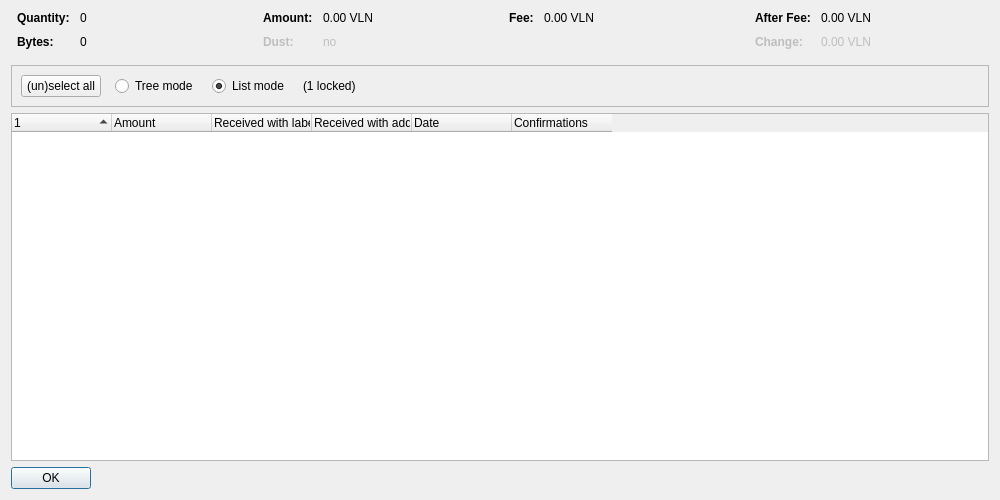
<?xml version="1.0" encoding="UTF-8"?>
<ui version="4.0">
 <class>CoinControlDialog</class>
 <widget class="QDialog" name="CoinControlDialog">
  <property name="geometry">
   <rect>
    <x>0</x>
    <y>0</y>
    <width>1000</width>
    <height>500</height>
   </rect>
  </property>
  <property name="windowTitle">
   <string>Coin Selection</string>
  </property>
  <layout class="QVBoxLayout" name="verticalLayout">
   <item>
    <layout class="QHBoxLayout" name="horizontalLayoutTop" stretch="0,0,0,0">
     <property name="topMargin">
      <number>0</number>
     </property>
     <property name="bottomMargin">
      <number>10</number>
     </property>
     <item>
      <layout class="QFormLayout" name="formLayoutCoinControl1">
       <property name="horizontalSpacing">
        <number>10</number>
       </property>
       <property name="verticalSpacing">
        <number>10</number>
       </property>
       <property name="leftMargin">
        <number>6</number>
       </property>
       <property name="rightMargin">
        <number>6</number>
       </property>
       <item row="0" column="0">
        <widget class="QLabel" name="labelCoinControlQuantityText">
         <property name="font">
          <font>
           <weight>75</weight>
           <bold>true</bold>
          </font>
         </property>
         <property name="text">
          <string>Quantity:</string>
         </property>
        </widget>
       </item>
       <item row="0" column="1">
        <widget class="QLabel" name="labelCoinControlQuantity">
         <property name="cursor">
          <cursorShape>IBeamCursor</cursorShape>
         </property>
         <property name="contextMenuPolicy">
          <enum>Qt::ActionsContextMenu</enum>
         </property>
         <property name="text">
          <string notr="true">0</string>
         </property>
         <property name="textInteractionFlags">
          <set>Qt::LinksAccessibleByMouse|Qt::TextSelectableByKeyboard|Qt::TextSelectableByMouse</set>
         </property>
        </widget>
       </item>
       <item row="1" column="0">
        <widget class="QLabel" name="labelCoinControlBytesText">
         <property name="font">
          <font>
           <weight>75</weight>
           <bold>true</bold>
          </font>
         </property>
         <property name="text">
          <string>Bytes:</string>
         </property>
        </widget>
       </item>
       <item row="1" column="1">
        <widget class="QLabel" name="labelCoinControlBytes">
         <property name="cursor">
          <cursorShape>IBeamCursor</cursorShape>
         </property>
         <property name="contextMenuPolicy">
          <enum>Qt::ActionsContextMenu</enum>
         </property>
         <property name="text">
          <string notr="true">0</string>
         </property>
         <property name="textInteractionFlags">
          <set>Qt::LinksAccessibleByMouse|Qt::TextSelectableByKeyboard|Qt::TextSelectableByMouse</set>
         </property>
        </widget>
       </item>
      </layout>
     </item>
     <item>
      <layout class="QFormLayout" name="formLayoutCoinControl2">
       <property name="horizontalSpacing">
        <number>10</number>
       </property>
       <property name="verticalSpacing">
        <number>10</number>
       </property>
       <property name="leftMargin">
        <number>6</number>
       </property>
       <property name="rightMargin">
        <number>6</number>
       </property>
       <item row="0" column="0">
        <widget class="QLabel" name="labelCoinControlAmountText">
         <property name="font">
          <font>
           <weight>75</weight>
           <bold>true</bold>
          </font>
         </property>
         <property name="text">
          <string>Amount:</string>
         </property>
        </widget>
       </item>
       <item row="0" column="1">
        <widget class="QLabel" name="labelCoinControlAmount">
         <property name="cursor">
          <cursorShape>IBeamCursor</cursorShape>
         </property>
         <property name="contextMenuPolicy">
          <enum>Qt::ActionsContextMenu</enum>
         </property>
         <property name="text">
          <string notr="true">0.00 VLN</string>
         </property>
         <property name="textInteractionFlags">
          <set>Qt::LinksAccessibleByMouse|Qt::TextSelectableByKeyboard|Qt::TextSelectableByMouse</set>
         </property>
        </widget>
       </item>
       <item row="1" column="0">
        <widget class="QLabel" name="labelCoinControlLowOutputText">
         <property name="enabled">
          <bool>false</bool>
         </property>
         <property name="font">
          <font>
           <weight>75</weight>
           <bold>true</bold>
          </font>
         </property>
         <property name="text">
          <string>Dust:</string>
         </property>
        </widget>
       </item>
       <item row="1" column="1">
        <widget class="QLabel" name="labelCoinControlLowOutput">
         <property name="enabled">
          <bool>false</bool>
         </property>
         <property name="cursor">
          <cursorShape>IBeamCursor</cursorShape>
         </property>
         <property name="contextMenuPolicy">
          <enum>Qt::ActionsContextMenu</enum>
         </property>
         <property name="text">
          <string notr="true">no</string>
         </property>
         <property name="textInteractionFlags">
          <set>Qt::LinksAccessibleByMouse|Qt::TextSelectableByKeyboard|Qt::TextSelectableByMouse</set>
         </property>
        </widget>
       </item>
      </layout>
     </item>
     <item>
      <layout class="QFormLayout" name="formLayoutCoinControl3">
       <property name="horizontalSpacing">
        <number>10</number>
       </property>
       <property name="verticalSpacing">
        <number>10</number>
       </property>
       <property name="leftMargin">
        <number>6</number>
       </property>
       <property name="rightMargin">
        <number>6</number>
       </property>
       <item row="0" column="0">
        <widget class="QLabel" name="labelCoinControlFeeText">
         <property name="font">
          <font>
           <weight>75</weight>
           <bold>true</bold>
          </font>
         </property>
         <property name="text">
          <string>Fee:</string>
         </property>
        </widget>
       </item>
       <item row="0" column="1">
        <widget class="QLabel" name="labelCoinControlFee">
         <property name="cursor">
          <cursorShape>IBeamCursor</cursorShape>
         </property>
         <property name="contextMenuPolicy">
          <enum>Qt::ActionsContextMenu</enum>
         </property>
         <property name="text">
          <string notr="true">0.00 VLN</string>
         </property>
         <property name="textInteractionFlags">
          <set>Qt::LinksAccessibleByMouse|Qt::TextSelectableByKeyboard|Qt::TextSelectableByMouse</set>
         </property>
        </widget>
       </item>
      </layout>
     </item>
     <item>
      <layout class="QFormLayout" name="formLayoutCoinControl4">
       <property name="horizontalSpacing">
        <number>10</number>
       </property>
       <property name="verticalSpacing">
        <number>10</number>
       </property>
       <property name="leftMargin">
        <number>6</number>
       </property>
       <property name="rightMargin">
        <number>6</number>
       </property>
       <item row="0" column="0">
        <widget class="QLabel" name="labelCoinControlAfterFeeText">
         <property name="font">
          <font>
           <weight>75</weight>
           <bold>true</bold>
          </font>
         </property>
         <property name="text">
          <string>After Fee:</string>
         </property>
        </widget>
       </item>
       <item row="0" column="1">
        <widget class="QLabel" name="labelCoinControlAfterFee">
         <property name="cursor">
          <cursorShape>IBeamCursor</cursorShape>
         </property>
         <property name="contextMenuPolicy">
          <enum>Qt::ActionsContextMenu</enum>
         </property>
         <property name="text">
          <string notr="true">0.00 VLN</string>
         </property>
         <property name="textInteractionFlags">
          <set>Qt::LinksAccessibleByMouse|Qt::TextSelectableByKeyboard|Qt::TextSelectableByMouse</set>
         </property>
        </widget>
       </item>
       <item row="1" column="0">
        <widget class="QLabel" name="labelCoinControlChangeText">
         <property name="enabled">
          <bool>false</bool>
         </property>
         <property name="font">
          <font>
           <weight>75</weight>
           <bold>true</bold>
          </font>
         </property>
         <property name="text">
          <string>Change:</string>
         </property>
        </widget>
       </item>
       <item row="1" column="1">
        <widget class="QLabel" name="labelCoinControlChange">
         <property name="enabled">
          <bool>false</bool>
         </property>
         <property name="cursor">
          <cursorShape>IBeamCursor</cursorShape>
         </property>
         <property name="contextMenuPolicy">
          <enum>Qt::ActionsContextMenu</enum>
         </property>
         <property name="text">
          <string notr="true">0.00 VLN</string>
         </property>
         <property name="textInteractionFlags">
          <set>Qt::LinksAccessibleByMouse|Qt::TextSelectableByKeyboard|Qt::TextSelectableByMouse</set>
         </property>
        </widget>
       </item>
      </layout>
     </item>
    </layout>
   </item>
   <item>
    <widget class="QFrame" name="frame">
     <property name="minimumSize">
      <size>
       <width>0</width>
       <height>40</height>
      </size>
     </property>
     <property name="frameShape">
      <enum>QFrame::StyledPanel</enum>
     </property>
     <property name="frameShadow">
      <enum>QFrame::Sunken</enum>
     </property>
     <layout class="QHBoxLayout" name="horizontalLayout">
      <item>
       <layout class="QHBoxLayout" name="horizontalLayoutPanel" stretch="0,0,0,0,0">
        <property name="spacing">
         <number>14</number>
        </property>
        <item>
         <widget class="QPushButton" name="pushButtonSelectAll">
          <property name="sizePolicy">
           <sizepolicy hsizetype="Maximum" vsizetype="Fixed">
            <horstretch>0</horstretch>
            <verstretch>0</verstretch>
           </sizepolicy>
          </property>
          <property name="text">
           <string>(un)select all</string>
          </property>
          <property name="autoDefault">
           <bool>false</bool>
          </property>
         </widget>
        </item>
        <item>
         <widget class="QRadioButton" name="radioTreeMode">
          <property name="sizePolicy">
           <sizepolicy hsizetype="Maximum" vsizetype="Fixed">
            <horstretch>0</horstretch>
            <verstretch>0</verstretch>
           </sizepolicy>
          </property>
          <property name="text">
           <string>Tree mode</string>
          </property>
         </widget>
        </item>
        <item>
         <widget class="QRadioButton" name="radioListMode">
          <property name="sizePolicy">
           <sizepolicy hsizetype="Maximum" vsizetype="Fixed">
            <horstretch>0</horstretch>
            <verstretch>0</verstretch>
           </sizepolicy>
          </property>
          <property name="text">
           <string>List mode</string>
          </property>
          <property name="checked">
           <bool>true</bool>
          </property>
         </widget>
        </item>
        <item>
         <widget class="QLabel" name="labelLocked">
          <property name="text">
           <string notr="true">(1 locked)</string>
          </property>
         </widget>
        </item>
        <item>
         <spacer name="horizontalSpacer">
          <property name="orientation">
           <enum>Qt::Horizontal</enum>
          </property>
          <property name="sizeHint" stdset="0">
           <size>
            <width>40</width>
            <height>20</height>
           </size>
          </property>
         </spacer>
        </item>
       </layout>
      </item>
     </layout>
    </widget>
   </item>
   <item>
    <widget class="CoinControlTreeWidget" name="treeWidget">
     <property name="contextMenuPolicy">
      <enum>Qt::CustomContextMenu</enum>
     </property>
     <property name="sortingEnabled">
      <bool>false</bool>
     </property>
     <property name="columnCount">
      <number>6</number>
     </property>
     <attribute name="headerShowSortIndicator" stdset="0">
      <bool>true</bool>
     </attribute>
     <attribute name="headerStretchLastSection">
      <bool>false</bool>
     </attribute>
     <column>
      <property name="text">
       <string/>
      </property>
     </column>
     <column>
      <property name="text">
       <string>Amount</string>
      </property>
     </column>
     <column>
      <property name="text">
       <string>Received with label</string>
      </property>
     </column>
     <column>
      <property name="text">
       <string>Received with address</string>
      </property>
     </column>
     <column>
      <property name="text">
       <string>Date</string>
      </property>
     </column>
     <column>
      <property name="text">
       <string>Confirmations</string>
      </property>
      <property name="toolTip">
       <string>Confirmed</string>
      </property>
     </column>
     <column>
      <property name="text">
       <string/>
      </property>
     </column>
     <column>
      <property name="text">
       <string/>
      </property>
     </column>
     <column>
      <property name="text">
       <string/>
      </property>
     </column>
     <column>
      <property name="text">
       <string/>
      </property>
     </column>
    </widget>
   </item>
   <item>
    <widget class="QDialogButtonBox" name="buttonBox">
     <property name="sizePolicy">
      <sizepolicy hsizetype="Maximum" vsizetype="Fixed">
       <horstretch>0</horstretch>
       <verstretch>0</verstretch>
      </sizepolicy>
     </property>
     <property name="orientation">
      <enum>Qt::Horizontal</enum>
     </property>
     <property name="standardButtons">
      <set>QDialogButtonBox::Ok</set>
     </property>
    </widget>
   </item>
  </layout>
 </widget>
 <customwidgets>
  <customwidget>
   <class>CoinControlTreeWidget</class>
   <extends>QTreeWidget</extends>
   <header>qt/coincontroltreewidget.h</header>
  </customwidget>
 </customwidgets>
 <resources/>
 <connections/>
</ui>
